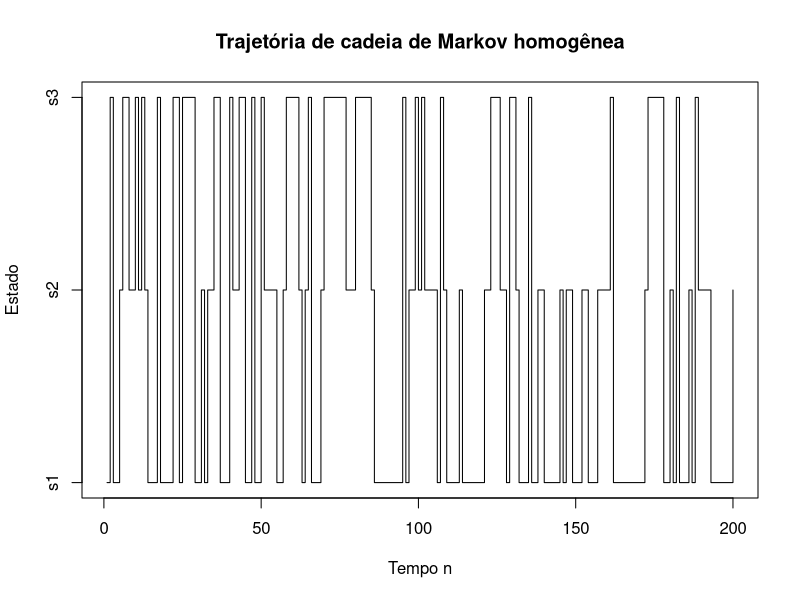

This figure's R source:
# Cadeia de Markov homogênea em tempo discreto
# Espaço de estados: {1, 2, 3}

set.seed(42)

K <- 3     # número de estados
n <- 200   # tamanho da trajetória

# matriz de transição P (linhas: estado atual, colunas: próximo estado)
P <- matrix(
  c(0.7, 0.2, 0.1,
    0.3, 0.4, 0.3,
    0.2, 0.2, 0.6),
  nrow = K,
  byrow = TRUE
)

rownames(P) <- colnames(P) <- paste0("s", 1:K)

# vetor de estados da cadeia
x <- integer(n)
x[1] <- 1   # estado inicial fixo; você pode mudar para outro ou sortear

# simulação da cadeia de Markov
for (t in 2:n) {
  x[t] <- sample(1:K, size = 1, prob = P[x[t - 1], ])
}

# gráfico da trajetória
plot(
  1:n, x,
  type = "s",
  ylim = c(1, K),
  yaxt = "n",
  xlab = "Tempo n",
  ylab = "Estado",
  main = "Trajetória de cadeia de Markov homogênea"
)

axis(2, at = 1:K, labels = paste0("s", 1:K))

# estimativa empírica da distribuição estacionária (após burn-in)
burnin <- 50
freq <- table(factor(x[(burnin + 1):n], levels = 1:K)) / (n - burnin)

print("Frequências empíricas (aprox. estacionária):")
print(freq)

# matriz de transição empírica
trans.emp <- matrix(0, nrow = K, ncol = K)

for (i in 1:(n - 1)) {
  trans.emp[x[i], x[i + 1]] <- trans.emp[x[i], x[i + 1]] + 1
}

trans.emp <- trans.emp / rowSums(trans.emp)

print("Matriz de transição empírica:")
print(trans.emp)
